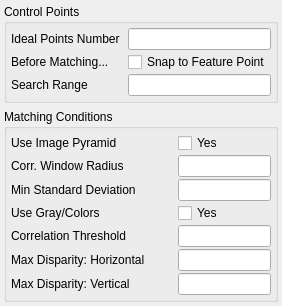
<?xml version="1.0" encoding="UTF-8"?>
<ui version="4.0">
 <class>props_page_pnt_rectify</class>
 <widget class="QWidget" name="props_page_pnt_rectify">
  <property name="geometry">
   <rect>
    <x>0</x>
    <y>0</y>
    <width>266</width>
    <height>273</height>
   </rect>
  </property>
  <property name="maximumSize">
   <size>
    <width>320</width>
    <height>16777215</height>
   </size>
  </property>
  <property name="windowTitle">
   <string>Form</string>
  </property>
  <property name="locale">
   <locale language="English" country="UnitedStates"/>
  </property>
  <layout class="QGridLayout" name="gridLayout">
   <property name="leftMargin">
    <number>4</number>
   </property>
   <property name="topMargin">
    <number>4</number>
   </property>
   <property name="rightMargin">
    <number>4</number>
   </property>
   <property name="bottomMargin">
    <number>4</number>
   </property>
   <property name="horizontalSpacing">
    <number>8</number>
   </property>
   <item row="0" column="0">
    <widget class="QGroupBox" name="control_points_group_box">
     <property name="title">
      <string>Control Points</string>
     </property>
     <property name="flat">
      <bool>false</bool>
     </property>
     <layout class="QGridLayout" name="gridLayout_2">
      <property name="leftMargin">
       <number>4</number>
      </property>
      <property name="topMargin">
       <number>4</number>
      </property>
      <property name="rightMargin">
       <number>4</number>
      </property>
      <property name="bottomMargin">
       <number>4</number>
      </property>
      <property name="horizontalSpacing">
       <number>8</number>
      </property>
      <property name="verticalSpacing">
       <number>2</number>
      </property>
      <item row="0" column="0">
       <widget class="QLabel" name="rectify_point_number_label">
        <property name="frameShape">
         <enum>QFrame::NoFrame</enum>
        </property>
        <property name="frameShadow">
         <enum>QFrame::Sunken</enum>
        </property>
        <property name="text">
         <string>Ideal Points Number</string>
        </property>
        <property name="buddy">
         <cstring>rectify_point_number_edit</cstring>
        </property>
       </widget>
      </item>
      <item row="0" column="1">
       <spacer name="horizontalSpacer_1">
        <property name="orientation">
         <enum>Qt::Horizontal</enum>
        </property>
        <property name="sizeHint" stdset="0">
         <size>
          <width>40</width>
          <height>20</height>
         </size>
        </property>
       </spacer>
      </item>
      <item row="0" column="2">
       <widget class="QLineEdit" name="rectify_point_number_edit">
        <property name="alignment">
         <set>Qt::AlignRight|Qt::AlignTrailing|Qt::AlignVCenter</set>
        </property>
       </widget>
      </item>
      <item row="1" column="0">
       <widget class="QLabel" name="rectify_snap_feature_point_label">
        <property name="frameShape">
         <enum>QFrame::NoFrame</enum>
        </property>
        <property name="frameShadow">
         <enum>QFrame::Sunken</enum>
        </property>
        <property name="text">
         <string>Before Matching...</string>
        </property>
       </widget>
      </item>
      <item row="1" column="2">
       <widget class="QCheckBox" name="rectify_snap_feature_point_check">
        <property name="text">
         <string>Snap to Feature Point</string>
        </property>
       </widget>
      </item>
      <item row="2" column="0">
       <widget class="QLabel" name="rectify_feature_search_range_label">
        <property name="frameShape">
         <enum>QFrame::NoFrame</enum>
        </property>
        <property name="frameShadow">
         <enum>QFrame::Sunken</enum>
        </property>
        <property name="text">
         <string>Search Range</string>
        </property>
        <property name="buddy">
         <cstring>rectify_point_number_edit</cstring>
        </property>
       </widget>
      </item>
      <item row="2" column="2">
       <widget class="QLineEdit" name="rectify_feature_search_range_edit">
        <property name="text">
         <string/>
        </property>
        <property name="alignment">
         <set>Qt::AlignRight|Qt::AlignTrailing|Qt::AlignVCenter</set>
        </property>
       </widget>
      </item>
     </layout>
    </widget>
   </item>
   <item row="1" column="0">
    <widget class="QGroupBox" name="matching_group_box">
     <property name="title">
      <string>Matching Conditions</string>
     </property>
     <property name="flat">
      <bool>false</bool>
     </property>
     <layout class="QGridLayout" name="gridLayout_3">
      <property name="leftMargin">
       <number>4</number>
      </property>
      <property name="topMargin">
       <number>4</number>
      </property>
      <property name="rightMargin">
       <number>4</number>
      </property>
      <property name="bottomMargin">
       <number>4</number>
      </property>
      <property name="horizontalSpacing">
       <number>8</number>
      </property>
      <property name="verticalSpacing">
       <number>2</number>
      </property>
      <item row="0" column="0">
       <widget class="QLabel" name="rectify_use_pyramid_label">
        <property name="frameShape">
         <enum>QFrame::NoFrame</enum>
        </property>
        <property name="frameShadow">
         <enum>QFrame::Sunken</enum>
        </property>
        <property name="text">
         <string>Use Image Pyramid</string>
        </property>
       </widget>
      </item>
      <item row="0" column="2">
       <widget class="QCheckBox" name="rectify_use_pyramid_check">
        <property name="text">
         <string>Yes</string>
        </property>
       </widget>
      </item>
      <item row="1" column="0">
       <widget class="QLabel" name="rectify_soukan_mado_radius_label">
        <property name="frameShape">
         <enum>QFrame::NoFrame</enum>
        </property>
        <property name="frameShadow">
         <enum>QFrame::Sunken</enum>
        </property>
        <property name="text">
         <string>Corr. Window Radius</string>
        </property>
       </widget>
      </item>
      <item row="1" column="2">
       <widget class="QLineEdit" name="rectify_soukan_mado_radius_edit">
        <property name="alignment">
         <set>Qt::AlignRight|Qt::AlignTrailing|Qt::AlignVCenter</set>
        </property>
       </widget>
      </item>
      <item row="2" column="0">
       <widget class="QLabel" name="rectify_min_stdev_label">
        <property name="frameShape">
         <enum>QFrame::NoFrame</enum>
        </property>
        <property name="frameShadow">
         <enum>QFrame::Sunken</enum>
        </property>
        <property name="text">
         <string>Min Standard Deviation</string>
        </property>
       </widget>
      </item>
      <item row="2" column="2">
       <widget class="QLineEdit" name="rectify_min_stdev_edit">
        <property name="alignment">
         <set>Qt::AlignRight|Qt::AlignTrailing|Qt::AlignVCenter</set>
        </property>
       </widget>
      </item>
      <item row="3" column="0">
       <widget class="QLabel" name="rectify_gray_scale_label">
        <property name="frameShape">
         <enum>QFrame::NoFrame</enum>
        </property>
        <property name="frameShadow">
         <enum>QFrame::Sunken</enum>
        </property>
        <property name="text">
         <string>Use Gray/Colors</string>
        </property>
       </widget>
      </item>
      <item row="3" column="2">
       <widget class="QCheckBox" name="rectify_gray_scale_check">
        <property name="text">
         <string>Yes</string>
        </property>
       </widget>
      </item>
      <item row="4" column="0">
       <widget class="QLabel" name="rectify_soukan_high_bnd_label">
        <property name="frameShape">
         <enum>QFrame::NoFrame</enum>
        </property>
        <property name="frameShadow">
         <enum>QFrame::Sunken</enum>
        </property>
        <property name="text">
         <string>Correlation Threshold</string>
        </property>
       </widget>
      </item>
      <item row="4" column="2">
       <widget class="QLineEdit" name="rectify_soukan_high_bnd_edit">
        <property name="alignment">
         <set>Qt::AlignRight|Qt::AlignTrailing|Qt::AlignVCenter</set>
        </property>
       </widget>
      </item>
      <item row="5" column="0">
       <widget class="QLabel" name="rectify_max_hor_disparity_label">
        <property name="frameShape">
         <enum>QFrame::NoFrame</enum>
        </property>
        <property name="frameShadow">
         <enum>QFrame::Sunken</enum>
        </property>
        <property name="text">
         <string>Max Disparity: Horizontal</string>
        </property>
       </widget>
      </item>
      <item row="5" column="2">
       <widget class="QLineEdit" name="rectify_max_hor_disparity_edit">
        <property name="alignment">
         <set>Qt::AlignRight|Qt::AlignTrailing|Qt::AlignVCenter</set>
        </property>
       </widget>
      </item>
      <item row="6" column="0">
       <widget class="QLabel" name="rectify_max_ver_disparity_label">
        <property name="frameShape">
         <enum>QFrame::NoFrame</enum>
        </property>
        <property name="frameShadow">
         <enum>QFrame::Sunken</enum>
        </property>
        <property name="text">
         <string>Max Disparity: Vertical</string>
        </property>
       </widget>
      </item>
      <item row="6" column="2">
       <widget class="QLineEdit" name="rectify_max_ver_disparity_edit">
        <property name="alignment">
         <set>Qt::AlignRight|Qt::AlignTrailing|Qt::AlignVCenter</set>
        </property>
       </widget>
      </item>
      <item row="1" column="1">
       <spacer name="horizontalSpacer_3">
        <property name="orientation">
         <enum>Qt::Horizontal</enum>
        </property>
        <property name="sizeHint" stdset="0">
         <size>
          <width>40</width>
          <height>20</height>
         </size>
        </property>
       </spacer>
      </item>
     </layout>
    </widget>
   </item>
   <item row="1" column="1">
    <spacer name="horizontalSpacer_5">
     <property name="orientation">
      <enum>Qt::Horizontal</enum>
     </property>
     <property name="sizeHint" stdset="0">
      <size>
       <width>40</width>
       <height>20</height>
      </size>
     </property>
    </spacer>
   </item>
   <item row="2" column="0">
    <spacer name="verticalSpacer">
     <property name="orientation">
      <enum>Qt::Vertical</enum>
     </property>
     <property name="sizeHint" stdset="0">
      <size>
       <width>20</width>
       <height>40</height>
      </size>
     </property>
    </spacer>
   </item>
  </layout>
  <zorder>matching_group_box</zorder>
  <zorder>control_points_group_box</zorder>
  <zorder>verticalSpacer</zorder>
  <zorder>horizontalSpacer_5</zorder>
 </widget>
 <tabstops>
  <tabstop>rectify_point_number_edit</tabstop>
  <tabstop>rectify_soukan_mado_radius_edit</tabstop>
  <tabstop>rectify_min_stdev_edit</tabstop>
  <tabstop>rectify_gray_scale_check</tabstop>
  <tabstop>rectify_soukan_high_bnd_edit</tabstop>
  <tabstop>rectify_max_hor_disparity_edit</tabstop>
  <tabstop>rectify_max_ver_disparity_edit</tabstop>
 </tabstops>
 <resources/>
 <connections/>
 <designerdata>
  <property name="gridDeltaX">
   <number>5</number>
  </property>
  <property name="gridDeltaY">
   <number>5</number>
  </property>
  <property name="gridSnapX">
   <bool>true</bool>
  </property>
  <property name="gridSnapY">
   <bool>true</bool>
  </property>
  <property name="gridVisible">
   <bool>true</bool>
  </property>
 </designerdata>
</ui>
